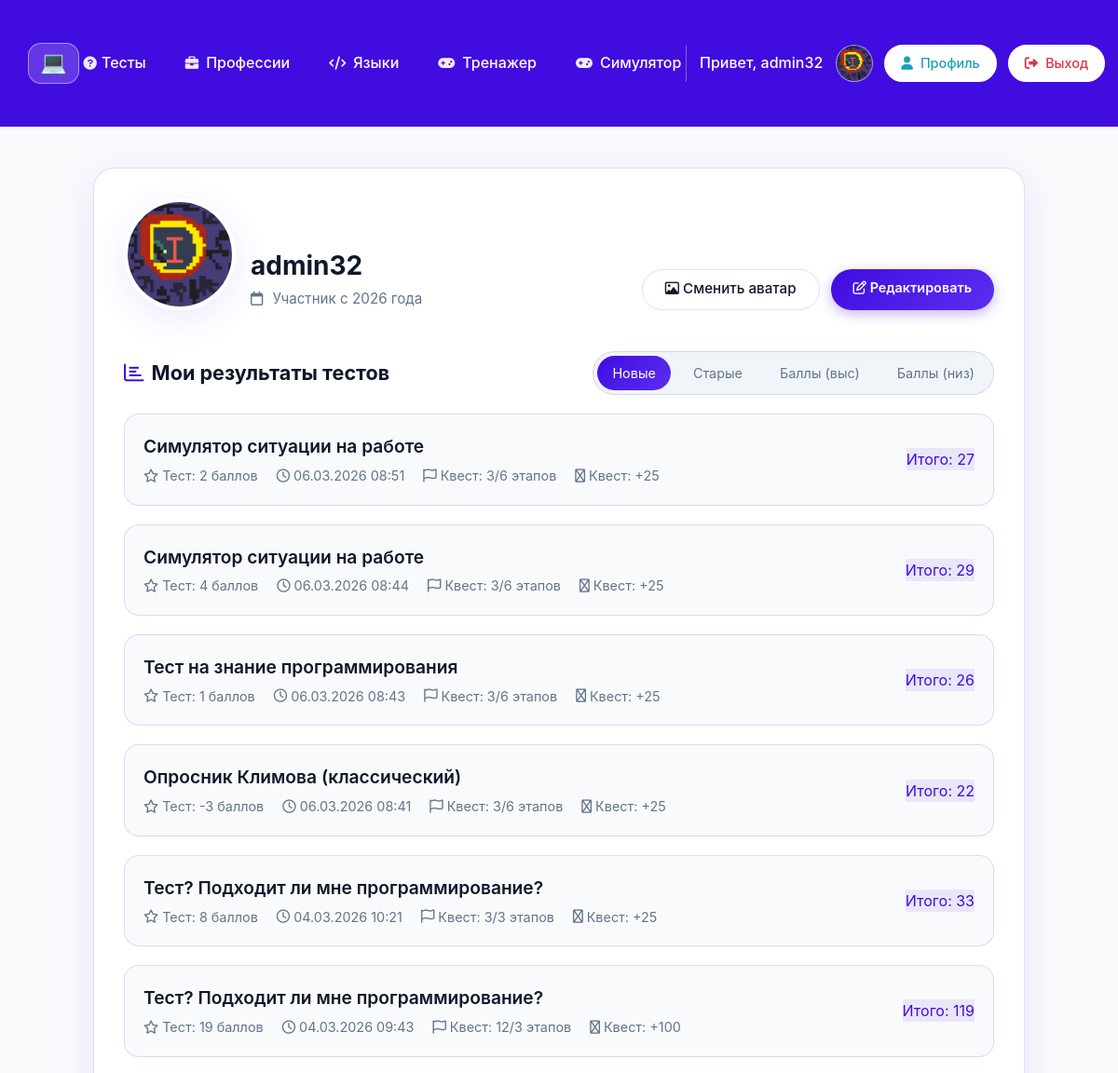
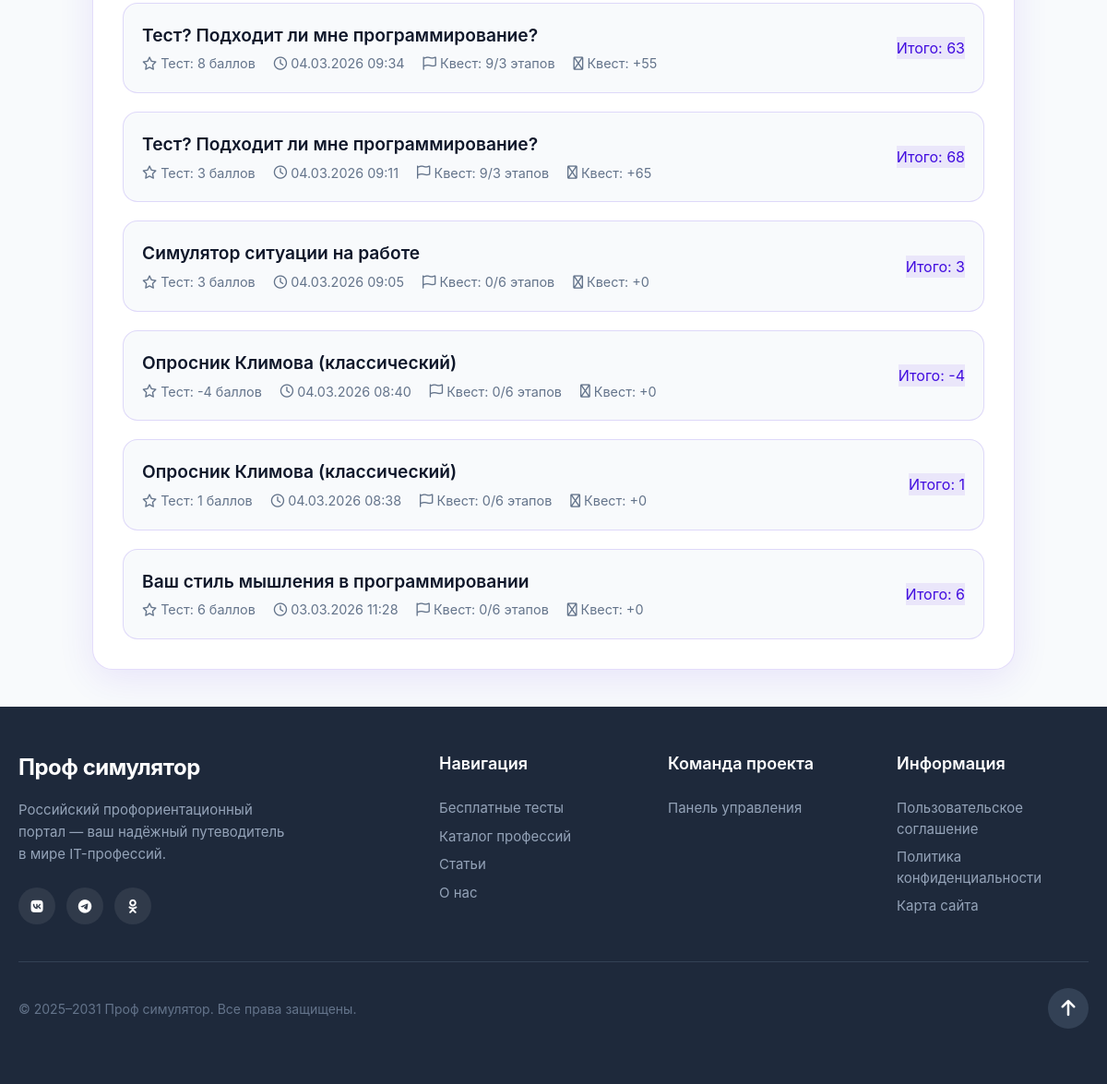
Page /diplok/profile.php (signed in) on the committed database (2 pictures, top to bottom).
### tables this page shows
CREATE TABLE `users` (
  `id` int NOT NULL,
  `username` varchar(50) NOT NULL,
  `email` varchar(100) NOT NULL,
  `password` varchar(255) NOT NULL,
  `created_at` datetime DEFAULT CURRENT_TIMESTAMP,
  `avatar` varchar(255) DEFAULT NULL
);

CREATE TABLE `user_test_results` (
  `id` int NOT NULL,
  `user_id` int NOT NULL,
  `test_id` int NOT NULL,
  `score` int NOT NULL DEFAULT '0',
  `max_score` int DEFAULT NULL,
  `result_text` text,
  `completed_at` datetime DEFAULT CURRENT_TIMESTAMP
);

CREATE TABLE `tests` (
  `id` int NOT NULL,
  `title` varchar(255) NOT NULL,
  `description` text,
  `questions_count` int DEFAULT '0',
  `duration_min` int DEFAULT '10',
  `age_limit` int DEFAULT '12',
  `price` decimal(10,2) DEFAULT '0.00',
  `image_path` varchar(255) DEFAULT NULL,
  `rating` float DEFAULT '0',
  `show_in_menu` tinyint DEFAULT '0',
  `slug` varchar(255) DEFAULT NULL
);

### diplok/functions.php (called while the page is built)
<?php
if (!function_exists('esc')) {
    function esc($str) {
        return htmlspecialchars($str, ENT_QUOTES, 'UTF-8');
    }
}

### diplok/profile.php (the view, shortened to what this page needs)
<?php
require_once 'config.php';
require_once 'functions.php';
$user_id = $_SESSION['user_id'];
$username = $_SESSION['user_name'];
$sort = isset($_GET['sort']) ? $_GET['sort'] : 'date_desc';
if ($sort === 'date_asc') {
    $order_by = 'r.completed_at ASC';
} elseif ($sort === 'score_desc') {
    $order_by = 'r.score DESC';
} elseif ($sort === 'score_asc') {
    $order_by = 'r.score ASC';
} else {
    $order_by = 'r.completed_at DESC';
}
$avatar = null;
$stmt = $db->prepare("SELECT avatar FROM users WHERE id = ?");
if ($stmt) {
    $stmt->bind_param("i", $user_id);
    $stmt->execute();
    $res = $stmt->get_result();
    if ($row = $res->fetch_assoc()) {
        $avatar = $row['avatar'];
    }
} else {
    error_log("Ошибка подготовки запроса в profile.php: " . $db->error);
}
$stmt = $db->prepare("
    SELECT r.*, t.title as test_title
    FROM user_test_results r
    JOIN tests t ON r.test_id = t.id
    WHERE r.user_id = ?
    ORDER BY $order_by
");
if ($stmt) {
    $stmt->bind_param("i", $user_id);
    $stmt->execute();
    $results = $stmt->get_result();
} else {
    error_log("Ошибка подготовки запроса результатов: " . $db->error);
    $results = null;
}
require_once 'header.php';
$member_since = date('Y');
$stmt_reg = $db->prepare("SELECT created_at FROM users WHERE id = ?");
if ($stmt_reg) {
    $stmt_reg->bind_param("i", $user_id);
    $stmt_reg->execute();
    $reg_row = $stmt_reg->get_result()->fetch_assoc();
    if (!empty($reg_row['created_at'])) {
        $member_since = date('Y', strtotime($reg_row['created_at']));
    }
}
?>
<div class="app-shell app-shell--lift">
    <div class="profile-card">
        <div class="profile-header">
            <div class="profile-avatar">
                <?php if (!empty($avatar) && file_exists(__DIR__ . '/' . $avatar)): ?>
                    <img src="<?= htmlspecialchars($avatar) ?>" alt="аватар">
                <?php else: ?>
                    <i class="fa-regular fa-user"></i>
                <?php endif; ?>
            </div>
            <div class="profile-title">
                <h2 class="profile-name"><?= htmlspecialchars($username) ?></h2>
                <p><i class="fa-regular fa-calendar" style="margin-right: 6px;"></i> Участник с <?= htmlspecialchars($member_since) ?> года</p>
            </div>
            <div class="profile-actions">
                <a href="edit_avatar.php" class="btn btn-outline"><i class="fa-regular fa-image"></i> Сменить аватар</a>
                <a href="edit_profile.php" class="btn btn-primary"><i class="fa-regular fa-pen-to-square"></i> Редактировать</a>
            </div>
        </div>
        <div class="profile-content">
            <div class="section-header">
                <div class="section-title">
                    <i class="fa-regular fa-chart-bar"></i>
                    <span>Мои результаты тестов</span>
                </div>
                <div class="sort-dropdown">
                    <a href="?sort=date_desc" class="sort-btn <?= $sort == 'date_desc' ? 'active' : '' ?>">Новые</a>
                    <a href="?sort=date_asc" class="sort-btn <?= $sort == 'date_asc' ? 'active' : '' ?>">Старые</a>
                    <a href="?sort=score_desc" class="sort-btn <?= $sort == 'score_desc' ? 'active' : '' ?>">Баллы (выс)</a>
                    <a href="?sort=score_asc" class="sort-btn <?= $sort == 'score_asc' ? 'active' : '' ?>">Баллы (низ)</a>
                </div>
            </div>
            <?php if ($results && $results->num_rows > 0): ?>
                <div class="results-grid">
                    <?php while ($row = $results->fetch_assoc()):
                        $quest_count = 0;
                        $quest_done = 0;
                        $quest_results = [];
                        $stmt_q = $db->prepare("SELECT COUNT(*) as total FROM test_quests WHERE test_id = ?");
                        if ($stmt_q) {
                            $stmt_q->bind_param("i", $row['test_id']);
                            $stmt_q->execute();
                            $total_q_res = $stmt_q->get_result();
                            if ($total_q = $total_q_res->fetch_assoc()) {
                                $quest_count = $total_q['total'];
                            }
                        }
                        if ($quest_count > 0) {
                            $stmt_d = $db->prepare("
                                SELECT uqr.*, tq.title, tq.description, tq.type, tq.order_index
                                FROM user_quest_results uqr
                                JOIN test_quests tq ON uqr.quest_id = tq.id
                                WHERE uqr.test_result_id = ?
                                ORDER BY tq.order_index
                            ");
                            if ($stmt_d) {
                                $stmt_d->bind_param("i", $row['id']);
                                $stmt_d->execute();
                                $quest_res = $stmt_d->get_result();
                                while ($qr = $quest_res->fetch_assoc()) {
                                    $quest_results[] = $qr;
                                }
                                $quest_done = count($quest_results);
                            }
                        }
                        $total_quest_points = array_sum(array_column($quest_results, 'points_earned'));
                        $test_points = $row['score'];
                        $grand_total = $test_points + $total_quest_points;
                    ?>
                        <div class="result-card" onclick="this.classList.toggle('expanded')">
                            <div class="result-header">
                                <div class="result-info">
                                    <h3><?= htmlspecialchars($row['test_title']) ?></h3>
                                    <div class="result-meta">
                                        <span><i class="fa-regular fa-star"></i> Тест: <?= (int)$row['score'] ?> баллов</span>
                                        <span><i class="fa-regular fa-clock"></i> <?= date('d.m.Y H:i', strtotime($row['completed_at'])) ?></span>
                                        <?php if ($quest_count > 0): ?>
                                            <span><i class="fa-regular fa-flag"></i> Квест: <?= $quest_done ?>/<?= $quest_count ?> этапов</span>
                                            <span><i class="fa-regular fa-coins"></i> Квест: +<?= $total_quest_points ?></span>
                                        <?php endif; ?>
                                    </div>
                                </div>
                                <div class="grand-total">
                                    Итого: <?= $grand_total ?>
                                </div>
                            </div>
                        </div>
                    <?php endwhile; ?>
                </div>
            <?php endif; ?>
        </div>
    </div>
</div>
<?php require_once 'footer.php'; ?>

### diplok/header.php (shortened to what this page needs)
<?php
require_once __DIR__ . '/config.php';
$user_avatar = null;
if (isset($_SESSION['user_id'])) {
    $stmt = $db->prepare("SELECT avatar FROM users WHERE id = ?");
    if ($stmt) {
        $stmt->bind_param("i", $_SESSION['user_id']);
        $stmt->execute();
        $result = $stmt->get_result();
        if ($row = $result->fetch_assoc()) {
            $user_avatar = $row['avatar'];
        }
    } else {
        error_log("Ошибка подготовки запроса в header.php: " . $db->error);
    }
}
?>
<!DOCTYPE html>
<html lang="ru">
<head>
    <link rel="stylesheet" href="https://cdnjs.cloudflare.com/ajax/libs/font-awesome/6.0.0-beta3/css/all.min.css">
    <link rel="stylesheet" href="site-page.css">
</head>
<body>
<div class="page">
    <header class="site-header">
        <div class="site-header-main">
            <div class="wrapper site-header-main__inner">
                <a href="index.php" class="site-logo" title="Проф симулятор — главная" aria-label="Проф симулятор — на главную"><span class="site-logo__mark" aria-hidden="true">💻</span></a>
                <nav class="main-nav" aria-label="Основное меню">
                    <ul class="main-nav__list">
                        <li class="main-nav__item main-nav__item--parent">
                            <a class="main-nav__link" href="#"><i class="fas fa-question-circle"></i> Тесты</a>
                        </li>
                        <li class="main-nav__item">
                            <a class="main-nav__link" href="professions.php"><i class="fas fa-briefcase"></i> Профессии</a>
                        </li>
                        <li class="main-nav__item">
                            <a class="main-nav__link" href="languages.php"><i class="fas fa-code"></i> Языки</a>
                        </li>
                        <li class="main-nav__item">
                            <a class="main-nav__link" href="simulator_pro_max.php"><i class="fas fa-gamepad"></i> Тренажер</a>
                        </li>
                        <li class="main-nav__item">
                            <a class="main-nav__link" href="trenasher.php"><i class="fas fa-gamepad"></i> Симулятор</a>
                        </li>
                    </ul>
                </nav>
                <div class="user-menu">
                    <?php if (isset($_SESSION['user_id'])): ?>
                        <span class="user-greeting">Привет, <?= esc($_SESSION['user_name']) ?></span>
                        <a href="edit_avatar.php" class="user-avatar" title="Аватар">
                            <?php if (!empty($user_avatar) && file_exists(__DIR__ . '/' . $user_avatar)): ?>
                                <img src="<?= esc($user_avatar) ?>" alt="">
                            <?php else: ?>
                                <i class="fas fa-user-circle"></i>
                            <?php endif; ?>
                        </a>
                        <a href="profile.php" class="btn-profile"><i class="fas fa-user"></i> Профиль</a>
                        <a href="logout.php" class="btn-logout"><i class="fas fa-sign-out-alt"></i> Выход</a>
                    <?php else: ?>
                        <a href="login.php" class="btn-login"><i class="fas fa-sign-in-alt"></i> Вход</a>
                        <a href="register.php" class="btn-register"><i class="fas fa-user-plus"></i> Регистрация</a>
                    <?php endif; ?>
                </div>
            </div>
        </div>
    </header>

### diplok/site-page.css (style rules this page uses)
:root { --app-primary: #410cdf; --app-primary-light: #5b2ef0; --app-surface: #ffffff; --app-text: #0f172a; --app-text-muted: #64748b; --app-border: rgba(65, 12, 223, 0.14); --app-shadow: 0 10px 40px rgba(65, 12, 223, 0.09); --app-shadow-hover: 0 20px 48px rgba(65, 12, 223, 0.14); --app-radius: 22px; --app-radius-sm: 16px; }
body.app-page-bg, .app-shell { background: #f8fafc; }
.app-shell { max-width: 1200px; margin: 0 auto; padding: 100px 20px 40px; min-height: calc(100vh - 80px); box-sizing: border-box; }
.app-shell.app-shell--lift { padding: 44px 20px 40px; }
.profile-card { max-width: 1000px; margin: 0 auto; background: var(--app-surface); border-radius: var(--app-radius); border: 1px solid var(--app-border); box-shadow: var(--app-shadow); overflow: hidden; }
.profile-header { display: flex; align-items: flex-end; padding: 32px 32px 20px; flex-wrap: wrap; gap: 16px; }
.profile-avatar { width: 120px; height: 120px; background: #f1f5f9; border-radius: 50%; border: 4px solid #fff; box-shadow: var(--app-shadow); display: flex; align-items: center; justify-content: center; font-size: 3.5rem; color: var(--app-primary); overflow: hidden; flex-shrink: 0; }
.profile-avatar img { width: 100%; height: 100%; object-fit: cover; }
.profile-title { flex: 1; min-width: 200px; }
.profile-title p { color: var(--app-text-muted); font-size: 0.95rem; }
.profile-actions { display: flex; gap: 12px; flex-wrap: wrap; }
.profile-content { padding: 24px 32px 32px; }
.profile-content .section-title { font-size: 1.35rem; font-weight: 700; color: var(--app-text); display: flex; align-items: center; gap: 8px; }
.profile-content .section-title i { color: var(--app-primary); }
.profile-content .sort-btn.active { background: linear-gradient(135deg, var(--app-primary) 0%, var(--app-primary-light) 100%); color: #fff; }
.profile-content .grand-total { color: var(--app-primary); background: rgba(65, 12, 223, 0.08); }
.profile-content .section-header { display: flex; justify-content: space-between; align-items: center; flex-wrap: wrap; margin-bottom: 20px; gap: 12px; }
.profile-content .sort-dropdown { display: flex; gap: 8px; align-items: center; background: #f1f5f9; padding: 4px; border-radius: 40px; border: 1px solid var(--app-border); flex-wrap: wrap; }
.profile-content .sort-btn { padding: 8px 16px; border-radius: 40px; text-decoration: none; color: var(--app-text-muted); font-size: 0.9rem; transition: 0.2s; }
.profile-content .results-grid { display: grid; gap: 20px; }
.profile-content .result-card { background: #f8fafc; border-radius: var(--app-radius-sm); padding: 20px; border: 1px solid var(--app-border); transition: all 0.2s; cursor: pointer; }
.profile-content .result-header { display: flex; align-items: center; justify-content: space-between; flex-wrap: wrap; gap: 16px; }
.profile-content .result-info h3 { font-size: 1.2rem; font-weight: 600; color: var(--app-text); margin-bottom: 6px; }
.profile-name { font-size: 1.75rem; font-weight: 700; color: var(--app-text); margin-bottom: 4px; }
.profile-content .result-meta { display: flex; gap: 20px; color: var(--app-text-muted); font-size: 0.9rem; flex-wrap: wrap; }
.profile-content .result-meta span { display: flex; align-items: center; gap: 4px; }
.profile-actions .btn { padding: 10px 24px; border-radius: 40px; font-weight: 600; transition: all 0.2s; display: inline-flex; align-items: center; gap: 8px; cursor: pointer; font-size: 0.95rem; text-decoration: none; border: 2px solid transparent; }
.profile-actions .btn-primary { background: linear-gradient(135deg, var(--app-primary) 0%, var(--app-primary-light) 100%); color: #fff; box-shadow: 0 4px 14px rgba(65, 12, 223, 0.3); }
.profile-actions .btn-outline { background: transparent; border-color: var(--app-border); color: var(--app-text); }
.app-shell .btn.btn-primary { display: inline-block; padding: 0.6rem 1.5rem; border-radius: 40px; font-weight: 600; transition: all 0.2s; border: none; cursor: pointer; text-align: center; font-size: 0.9rem; text-decoration: none; background: linear-gradient(135deg, var(--app-primary) 0%, var(--app-primary-light) 100%); color: #fff; box-shadow: 0 4px 14px rgba(65, 12, 223, 0.3); }
.app-shell .btn.btn-outline { background: transparent; border: 1px solid var(--app-border); color: var(--app-text); padding: 0.6rem 1.5rem; border-radius: 40px; font-weight: 500; text-decoration: none; display: inline-block; }

### rows in the picture
users: avatar (picture), created_at "2026"
user_test_results: test.title "Симулятор ситуации на работе", score "2", completed_at "06.03.2026 08:51", quest_done "3", quest_count "6", total_quest_points "25", score "27"
user_test_results: test.title "Симулятор ситуации на работе", score "4", completed_at "06.03.2026 08:44", quest_done "3", quest_count "6", total_quest_points "25", score "29"
user_test_results: test.title "Тест на знание программирования", score "1", completed_at "06.03.2026 08:43", quest_done "3", quest_count "6", total_quest_points "25", score "26"
user_test_results: test.title "Опросник Климова (классический)", score "-3", completed_at "06.03.2026 08:41", quest_done "3", quest_count "6", total_quest_points "25", score "22"
user_test_results: test.title "Тест? Подходит ли мне программирование?", score "8", completed_at "04.03.2026 10:21", quest_done "3", quest_count "3", total_quest_points "25", score "33"
user_test_results: test.title "Тест? Подходит ли мне программирование?", score "19", completed_at "04.03.2026 09:43", quest_done "12", quest_count "3", total_quest_points "100", score "119"
user_test_results: test.title "Тест? Подходит ли мне программирование?", score "8", completed_at "04.03.2026 09:34", quest_done "9", quest_count "3", total_quest_points "55", score "63"
user_test_results: test.title "Тест? Подходит ли мне программирование?", score "3", completed_at "04.03.2026 09:11", quest_done "9", quest_count "3", total_quest_points "65", score "68"
user_test_results: test.title "Симулятор ситуации на работе", score "3", completed_at "04.03.2026 09:05", quest_done "0", quest_count "6", total_quest_points "0"
user_test_results: test.title "Опросник Климова (классический)", score "-4", completed_at "04.03.2026 08:40", quest_done "0", quest_count "6", total_quest_points "0"
user_test_results: test.title "Опросник Климова (классический)", score "1", completed_at "04.03.2026 08:38", quest_done "0", quest_count "6", total_quest_points "0"
user_test_results: test.title "Ваш стиль мышления в программировании", score "6", completed_at "03.03.2026 11:28", quest_done "0", quest_count "6", total_quest_points "0"

### other values in the picture
$_SESSION['user_name'] "admin32"
$username "admin32"
